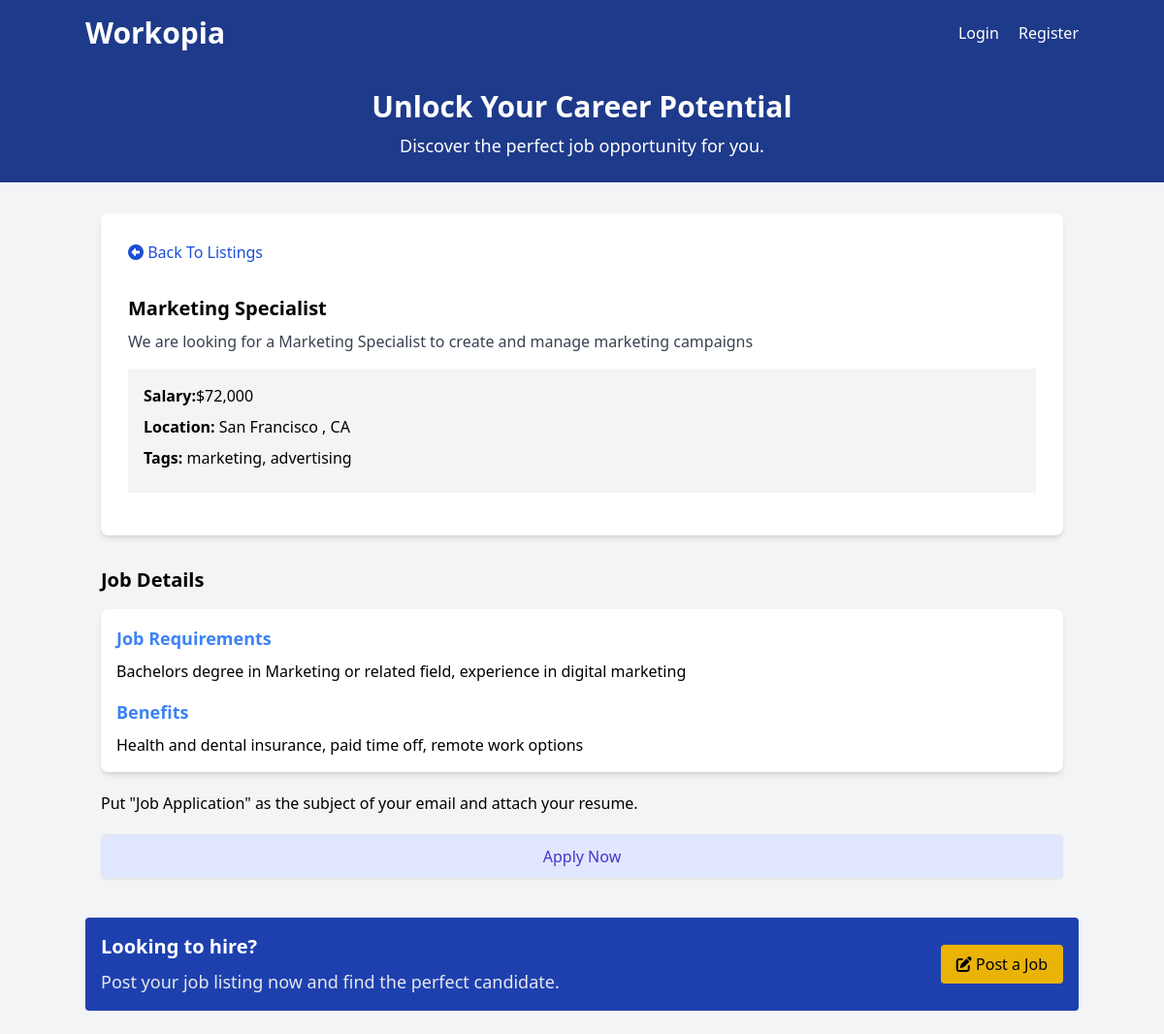
The app's page /listings/2 with its own data.
### tables this page shows
CREATE TABLE `listings` (
  `id` int NOT NULL AUTO_INCREMENT,
  `user_id` int NOT NULL,
  `title` varchar(255) NOT NULL,
  `description` longtext,
  `salary` varchar(45) DEFAULT NULL,
  `tags` varchar(255) DEFAULT NULL,
  `company` varchar(45) DEFAULT NULL,
  `address` varchar(255) DEFAULT NULL,
  `city` varchar(45) DEFAULT NULL,
  `state` varchar(45) DEFAULT NULL,
  `phone` varchar(45) DEFAULT NULL,
  `email` varchar(45) DEFAULT NULL,
  `requirements` longtext,
  `benefits` longtext,
  `created_at` timestamp NULL DEFAULT CURRENT_TIMESTAMP,
  PRIMARY KEY (`id`),
  KEY `fk_listings_users_idx` (`user_id`),
  CONSTRAINT `fk_listings_users` FOREIGN KEY (`user_id`) REFERENCES `users` (`id`) ON DELETE CASCADE ON UPDATE CASCADE
);

### Framework/Session.php (called while the page is built, shortened)
<?php
class Session
{
    public static function has($key)
    {
        return isset($_SESSION[$key]);
    }
}

### App/controllers/ListingController.php (called while the page is built, shortened)
<?php
class ListingController
{
    protected $db;
    public function __construct()
    {
        $config = require basePath('config/db.php');
        $this->db = new Database($config);
    }
    public function show($params)
    {
        $id = $params['id'] ?? '';
        $params = [
            'id' => $id
        ];
        $listing = $this->db->query('SELECT * FROM listings WHERE id = :id', $params)->fetch();
        loadView('listings/show', [
            'listing' => $listing
        ]);
    }
}

### public/index.php (called while the page is built, shortened)
<?php
require '../helpers.php';
$router = new Router();
$uri = parse_url($_SERVER['REQUEST_URI'], PHP_URL_PATH);
$router->route($uri);

### Framework/Database.php (called while the page is built, shortened)
<?php
class Database
{
    public $conn;
    public function __construct($config)
    {
        $dsn = "mysql:host={$config['host']};port={$config['port']};dbname={$config['dbname']}";
        $options = [
            PDO::ATTR_ERRMODE => PDO::ERRMODE_EXCEPTION,
            PDO::ATTR_DEFAULT_FETCH_MODE => PDO::FETCH_OBJ
        ];
        try {
            $this->conn = new PDO($dsn, $config['username'], $config['password'], $options);
        } catch (PDOException $e) {
            throw new Exception("Database Connection Failed : {$e->getMessage()}");
        }
    }
    public function query($query, $params = [])
    {
        try {
            $sth = $this->conn->prepare($query);
            foreach ($params as $param => $value) {
                $sth->bindValue(':' . $param, $value);
            }
            $sth->execute();
            return $sth;
        } catch (PDOException $e) {
            throw new Exception("Query failed to execute :{$e->getMessage()}");
        }
    }
}

### App/views/listings/show.view.php (the view, shortened to what this page needs)
<?= loadPartial('head') ?>
<?= loadPartial('navbar') ?>
<?= loadPartial('top-banner') ?>
<section class="container mx-auto p-4 mt-4">
    <div class="rounded-lg shadow-md bg-white p-3">
        <div class="flex justify-between items-center">
            <a class="block p-4 text-blue-700" href="/listings">
                <i class="fa fa-arrow-alt-circle-left"></i>
                Back To Listings
            </a>
        </div>
        <div class="p-4">
            <h2 class="text-xl font-semibold"><?= $listing->title ?></h2>
            <p class="text-gray-700 textf-lg mt-2">
                <?= $listing->description ?>
            </p>
            <ul class="my-4 bg-gray-100 p-4">
                <li class="mb-2"><strong>Salary:</strong><?= formatSalary($listing->salary) ?></li>
                <li class="mb-2">
                    <strong>Location:</strong> <?= $listing->city ?> , <?= $listing->state ?>
                </li>
                <?php if (!empty($listing->tags)) : ?>
                    <li class="mb-2">
                        <strong>Tags: </strong>
                        <?= $listing->tags ?>
                    </li>
                <?php endif; ?>
            </ul>
        </div>
    </div>
</section>
<section class="container mx-auto p-4">
    <h2 class="text-xl font-semibold mb-4">Job Details</h2>
    <div class="rounded-lg shadow-md bg-white p-4">
        <h3 class="text-lg font-semibold mb-2 text-blue-500">
            Job Requirements
        </h3>
        <p>
            <?= $listing->requirements ?>
        </p>
        <h3 class="text-lg font-semibold mt-4 mb-2 text-blue-500">Benefits</h3>
        <p><?= $listing->benefits ?></p>
    </div>
    <p class="my-5">
        Put "Job Application" as the subject of your email and attach your
        resume.
    </p>
    <a
        href="mailto:<?= $listing->email ?>"
        class="block w-full text-center px-5 py-2.5 shadow-sm rounded border text-base font-medium cursor-pointer text-indigo-700 bg-indigo-100 hover:bg-indigo-200">
        Apply Now
    </a>
</section>
<?= loadPartial('bottom-banner') ?>
<?= loadPartial('footer') ?>

### Framework/Router.php (shortened to what this page needs)
<?php
class Router
{
    protected $routes = [];
    public function resgisterRoute($method, $uri, $action, $middleware = [])
    {
        list($controller, $controllerMethod) = explode('@', $action);
        $this->routes[] = [
            'method' => $method,
            'uri' => $uri,
            'controller' => $controller,
            'controllerMethod' => $controllerMethod,
            'middleware' => $middleware
        ];
    }
    public function route($uri)
    {
        $requestMethod = $_SERVER['REQUEST_METHOD'];
        foreach ($this->routes as $route) {
            $uriSegments = explode('/', trim($uri, '/'));
            $routeSegments = explode('/', trim($route['uri'], '/'));
            if (count($uriSegments) === count($routeSegments) && strtoupper(
                $route['method'] === $requestMethod
            )) {
                $params = [];
                $match = true;
                for ($i = 0; $i < count($uriSegments); $i++) {
                    if ($routeSegments[$i] !== $uriSegments[$i] && !preg_match('/\{(.+?)\}/', $routeSegments[$i])) {
                        $match = false;
                        break;
                    }
                    if (preg_match('/\{(.+?)\}/', $routeSegments[$i], $matches)) {
                        $params[$matches[1]] = $uriSegments[$i];
                    }
                }
                if ($match) {
                    $controllerMethod = $route['controllerMethod'];
                    $controllerInstance = new $controller();
                    $controllerInstance->$controllerMethod($params);
                    return;
                }
            }
        }
    }
}

### App/views/partials/navbar.php (shortened to what this page needs)
<header class="bg-blue-900 text-white p-4">
    <div class="container mx-auto flex justify-between items-center">
        <h1 class="text-3xl font-semibold">
            <a href="/">Workopia</a>
        </h1>
        <nav class="space-x-4">
            <?php if (Session::has('user')) : ?>
                <div class="flex justify-between items-center gap-4">
                    <div>
                        Welcome ! <?= Session::get('user')['name'] ?>
                    </div>
                    <form method="POST" action="/auth/logout">
                        <button type="submit" class="text-white inline hover:underline">Logout</button>
                    </form>
                    <a href="/listings/create"
                        class="bg-yellow-500 hover:bg-yellow-600 text-black px-4
                py-2 rounded hover:shadow-md transition duration-300"><i class="fa fa-edit"></i> Post a Job</a>
                </div>
            <?php else: ?>
                <a href="/auth/login" class="text-white hover:underline">Login</a>
                <a href="/auth/register" class="text-white hover:underline">Register</a>
            <?php endif; ?>
        </nav>
    </div>
</header>

### App/views/partials/top-banner.php
<section class="bg-blue-900 text-white py-6 text-center">
    <div class="container mx-auto">
        <h2 class="text-3xl font-semibold">Unlock Your Career Potential</h2>
        <p class="text-lg mt-2">
            Discover the perfect job opportunity for you.
        </p>
    </div>
</section>

### App/views/partials/bottom-banner.php
<section class="container mx-auto my-6">
    <div
        class="bg-blue-800 text-white rounded p-4 flex items-center justify-between">
        <div>
            <h2 class="text-xl font-semibold">Looking to hire?</h2>
            <p class="text-gray-200 text-lg mt-2">
                Post your job listing now and find the perfect candidate.
            </p>
        </div>
        <a
            href="/listings/create"
            class="bg-yellow-500 hover:bg-yellow-600 text-black px-4 py-2 rounded hover:shadow-md transition duration-300">
            <i class="fa fa-edit"></i> Post a Job
        </a>
    </div>
</section>

### records on screen
listings: title "Marketing Specialist", description "We are looking for a Marketing Specialist to create and manage marketing campaigns", salary "$72,000", city "San Francisco", state "CA", tags "marketing, advertising", requirements "Bachelors degree in Marketing or related field, experience in digital marketing", benefits "Health and dental insurance, paid time off, remote work options"
